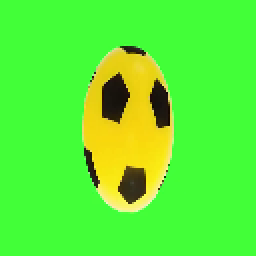
#> input picture frames/frame_0000.png, 128 x 128 px (shown 2 times larger); its folder holds 4 pictures in this run
$ python part3.py
#> lines starting #> are read from the running program, lines starting #| are printed output that depends on the picture
### part1.py
import cv2
import numpy as np
import matplotlib.pyplot as plt
import os

def load_frames(folder):
#> called with folder = 'frames'
    files = sorted([f for f in os.listdir(folder) if f.endswith('.png')])
    frames = [cv2.imread(os.path.join(folder, f)) for f in files]
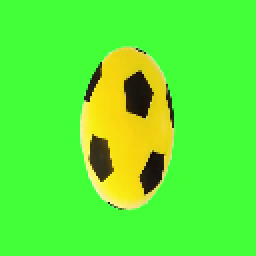
#> input picture frames/frame_0001.png, 128 x 128 px (shown 2 times larger)
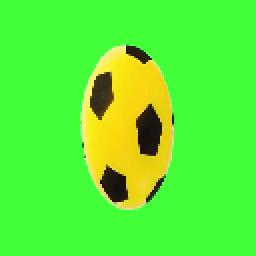
#> input picture frames/frame_0002.png, 128 x 128 px (shown 2 times larger)
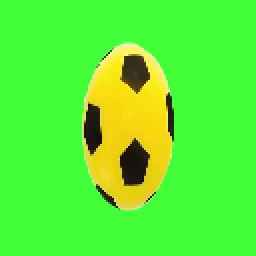
#> input picture frames/frame_0003.png, 128 x 128 px (shown 2 times larger)
    print(f"Chargé {len(frames)} frames")
#| Chargé 4 frames
    return frames

def bgr_to_ycbcr(frame_bgr):
    frame_ycrcb = cv2.cvtColor(frame_bgr, cv2.COLOR_BGR2YCrCb)
    Y  = frame_ycrcb[:, :, 0].astype(np.float32)
    Cr = frame_ycrcb[:, :, 1].astype(np.float32)
    Cb = frame_ycrcb[:, :, 2].astype(np.float32)
    Cb_sub = Cb[::2, ::2]
    Cr_sub = Cr[::2, ::2]
    return Y, Cb_sub, Cr_sub

# [6 lines left out: function ycbcr_to_bgr, not called in this run]

# [30 lines that do not run on import are left out]

### part2.py
import cv2
import numpy as np
import matplotlib.pyplot as plt
from scipy.fftpack import dct, idct
from part1 import load_frames, bgr_to_ycbcr, ycbcr_to_bgr

DCT_BLOCK = 8
QUANTIZATION_FACTOR = 10

BASE_QUANT_MATRIX = np.array([
    [16, 11, 10, 16, 24, 40, 51, 61],
    [12, 12, 14, 19, 26, 58, 60, 55],
    [14, 13, 16, 24, 40, 57, 69, 56],
    [14, 17, 22, 29, 51, 87, 80, 62],
    [18, 22, 37, 56, 68,109,103, 77],
    [24, 35, 55, 64, 81,104,113, 92],
    [49, 64, 78, 87,103,121,120,101],
    [72, 92, 95, 98,112,100,103, 99],
], dtype=np.float32)

def get_quant_matrix(factor):
    return np.clip(BASE_QUANT_MATRIX * factor / 10, 1, 255).astype(np.float32)

def dct2(block):
    return dct(dct(block.T, norm='ortho').T, norm='ortho')

def idct2(block):
    return idct(idct(block.T, norm='ortho').T, norm='ortho')

# [25 lines left out: functions encode_channel, decode_channel, not called in this run]

# [55 lines that do not run on import are left out]

### part3.py
import cv2
import numpy as np
import matplotlib.pyplot as plt
from part1 import load_frames, bgr_to_ycbcr, ycbcr_to_bgr
from part2 import encode_channel, decode_channel, get_quant_matrix, dct2, idct2

BLOCK_SIZE = 16
SEARCH_WINDOW = 16
QUANTIZATION_FACTOR = 10

def motion_estimate(current_block, ref_frame, by, bx):
    h, w = ref_frame.shape
    best_sad = float('inf')
    best_mv = (0, 0)
    for dy in range(-SEARCH_WINDOW, SEARCH_WINDOW + 1):
        for dx in range(-SEARCH_WINDOW, SEARCH_WINDOW + 1):
            ry, rx = by + dy, bx + dx
            if ry < 0 or rx < 0 or ry + BLOCK_SIZE > h or rx + BLOCK_SIZE > w:
                continue
            ref_block = ref_frame[ry:ry+BLOCK_SIZE, rx:rx+BLOCK_SIZE]
            sad = np.sum(np.abs(current_block.astype(np.float32) - ref_block.astype(np.float32)))
            if sad < best_sad:
                best_sad = sad
                best_mv = (dy, dx)
    return best_mv

def encode_pframe(current_Y, ref_Y, quant_matrix):
    h, w = current_Y.shape
    motion_vectors = []
    residuals_q = np.zeros((h, w), dtype=np.int16)
    for by in range(0, h - BLOCK_SIZE + 1, BLOCK_SIZE):
        for bx in range(0, w - BLOCK_SIZE + 1, BLOCK_SIZE):
            curr_block = current_Y[by:by+BLOCK_SIZE, bx:bx+BLOCK_SIZE]
            mv = motion_estimate(curr_block, ref_Y, by, bx)
            motion_vectors.append(((by, bx), mv))
            ry, rx = by + mv[0], bx + mv[1]
            pred_block = ref_Y[ry:ry+BLOCK_SIZE, rx:rx+BLOCK_SIZE]
            residual = curr_block.astype(np.float32) - pred_block.astype(np.float32)
            for si in range(0, BLOCK_SIZE, 8):
                for sj in range(0, BLOCK_SIZE, 8):
                    sub = residual[si:si+8, sj:sj+8]
                    dct_r = dct2(sub)
                    q_r = np.round(dct_r / quant_matrix).astype(np.int16)
                    residuals_q[by+si:by+si+8, bx+sj:bx+sj+8] = q_r
    return motion_vectors, residuals_q

def decode_pframe(ref_Y, motion_vectors, residuals_q, quant_matrix):
    h, w = ref_Y.shape
    recon = np.zeros((h, w), dtype=np.float32)
    for (by, bx), (dy, dx) in motion_vectors:
        ry, rx = by + dy, bx + dx
        pred_block = ref_Y[ry:ry+BLOCK_SIZE, rx:rx+BLOCK_SIZE].astype(np.float32)
        res_block = np.zeros((BLOCK_SIZE, BLOCK_SIZE), dtype=np.float32)
        for si in range(0, BLOCK_SIZE, 8):
            for sj in range(0, BLOCK_SIZE, 8):
                q = residuals_q[by+si:by+si+8, bx+sj:bx+sj+8].astype(np.float32)
                res_block[si:si+8, sj:sj+8] = idct2(q * quant_matrix)
        recon[by:by+BLOCK_SIZE, bx:bx+BLOCK_SIZE] = np.clip(pred_block + res_block, 0, 255)
    return recon

if __name__ == "__main__":
    frames = load_frames("frames")
#> frames = 4 items
    qm = get_quant_matrix(QUANTIZATION_FACTOR)

    Y0, Cb0, Cr0 = bgr_to_ycbcr(frames[0])
#> in bgr_to_ycbcr, `frame_ycrcb = cv2.cvtColor(frame_bgr, cv2.COLOR_BGR2YCrCb)`: frame_ycrcb: shape (128, 128, 3); mean of channels 0, 1, 2 173.7, 68.3, 58.8
#> in bgr_to_ycbcr, frame_bgr is the input picture: shape (128, 128, 3); mean B, G, R 51.5, 240.1, 89.4
    Y1, Cb1, Cr1 = bgr_to_ycbcr(frames[1])
#> in bgr_to_ycbcr (call 2), `frame_ycrcb = cv2.cvtColor(frame_bgr, cv2.COLOR_BGR2YCrCb)`: frame_ycrcb: shape (128, 128, 3); mean of channels 0, 1, 2 173.8, 68.3, 58.8
#> in bgr_to_ycbcr, frame_bgr is the input picture: shape (128, 128, 3); mean B, G, R 51.6, 240.2, 89.5
#> in bgr_to_ycbcr (call 2), `Y  = frame_ycrcb[:, :, 0].astype(np.float32)`:
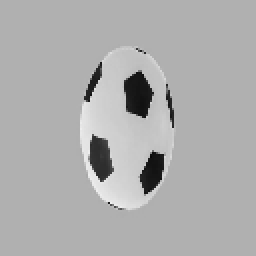
#> Y: shape (128, 128) float32 (shown 2 times larger); min 8, max 240, mean 173.8
#> in bgr_to_ycbcr (call 2), `Cb = frame_ycrcb[:, :, 2].astype(np.float32)`:
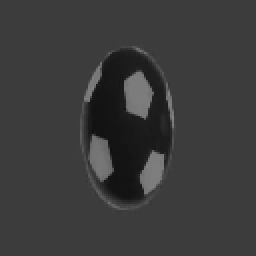
#> Cb: shape (128, 128) float32 (shown 2 times larger); min 13, max 133, mean 58.8

    print("Calcul des vecteurs de mouvement...")
    mvs, residuals_q = encode_pframe(Y1, Y0, qm)
#> after the loop in encode_pframe, `for by in range(0, h - BLOCK_SIZE + 1, BLOCK_SIZE):`:
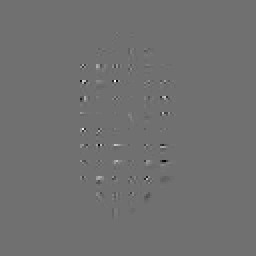
#> residuals_q: shape (128, 128) int16 (shown 2 times larger); min -29, max 37, mean 0; drawn with min black and max white
#> after the loop in encode_pframe, `for by in range(0, h - BLOCK_SIZE + 1, BLOCK_SIZE):`: motion_vectors = 64 items
#> mvs = 64 items
    Y1_recon = decode_pframe(Y0, mvs, residuals_q, qm)
#> the loop in decode_pframe, `for (by, bx), (dy, dx) in motion_vectors:` made 64 passes
#> (by, bx, dy, dx, ry, rx) on passes 1 to 12: (0, 0, 0, 0, 0, 0), (0, 16, 0, -16, 0, 0), (0, 32, 0, -16, 0, 16), (0, 48, 0, -16, 0, 32), (0, 64, 0, -16, 0, 48), (0, 80, 0, -16, 0, 64), (0, 96, 0, -16, 0, 80), (0, 112, 0, -16, 0, 96), (16, 0, -16, 0, 0, 0), (16, 16, -16, -16, 0, 0), (16, 32, -16, -16, 0, 16), (16, 48, 1, -3, 17, 45)
    print("Done !")

    fig, axes = plt.subplots(1, 4, figsize=(18, 5))
    axes[0].imshow(cv2.cvtColor(frames[0], cv2.COLOR_BGR2RGB))
    axes[0].set_title("Frame 0 (référence)")
    axes[1].imshow(cv2.cvtColor(frames[1], cv2.COLOR_BGR2RGB))
    axes[1].set_title("Frame 1 (originale)")
    axes[2].imshow(cv2.cvtColor(frames[1], cv2.COLOR_BGR2RGB))
    for (by, bx), (dy, dx) in mvs:
        if dy != 0 or dx != 0:
            axes[2].annotate("", xy=(bx+dx+8, by+dy+8), xytext=(bx+8, by+8),
                             arrowprops=dict(arrowstyle="->", color='yellow', lw=1.5))
#> this loop made 64 passes
#> (by, bx, dy, dx) on passes 1 to 12: (0, 0, 0, 0), (0, 16, 0, -16), (0, 32, 0, -16), (0, 48, 0, -16), (0, 64, 0, -16), (0, 80, 0, -16), (0, 96, 0, -16), (0, 112, 0, -16), (16, 0, -16, 0), (16, 16, -16, -16), (16, 32, -16, -16), (16, 48, 1, -3)
    axes[2].set_title("Vecteurs de mouvement")
    axes[3].imshow(Y1_recon, cmap='gray')
    axes[3].set_title("Frame 1 reconstruite")
    for ax in axes:
        ax.axis('off')

    plt.tight_layout()
    plt.savefig("part3_result.png")
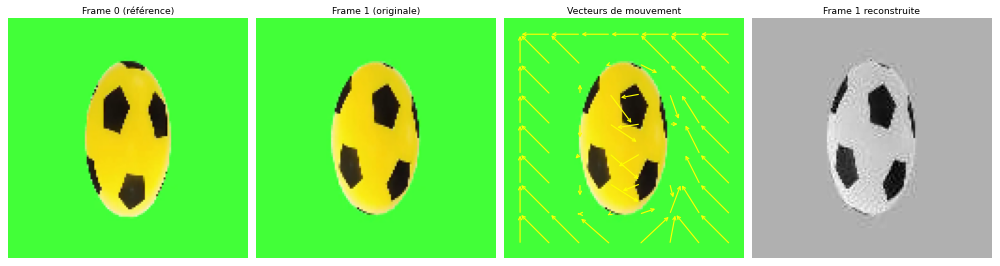
#> figure drawn by matplotlib, 4 panels
    plt.show()

    print(f"Nombre de macroblocks   : {len(mvs)}")
#| Nombre de macroblocks   : 64
    print(f"Blocs avec mouvement    : {len([(p,m) for p,m in mvs if m != (0,0)])}")
#| Blocs avec mouvement    : 62
